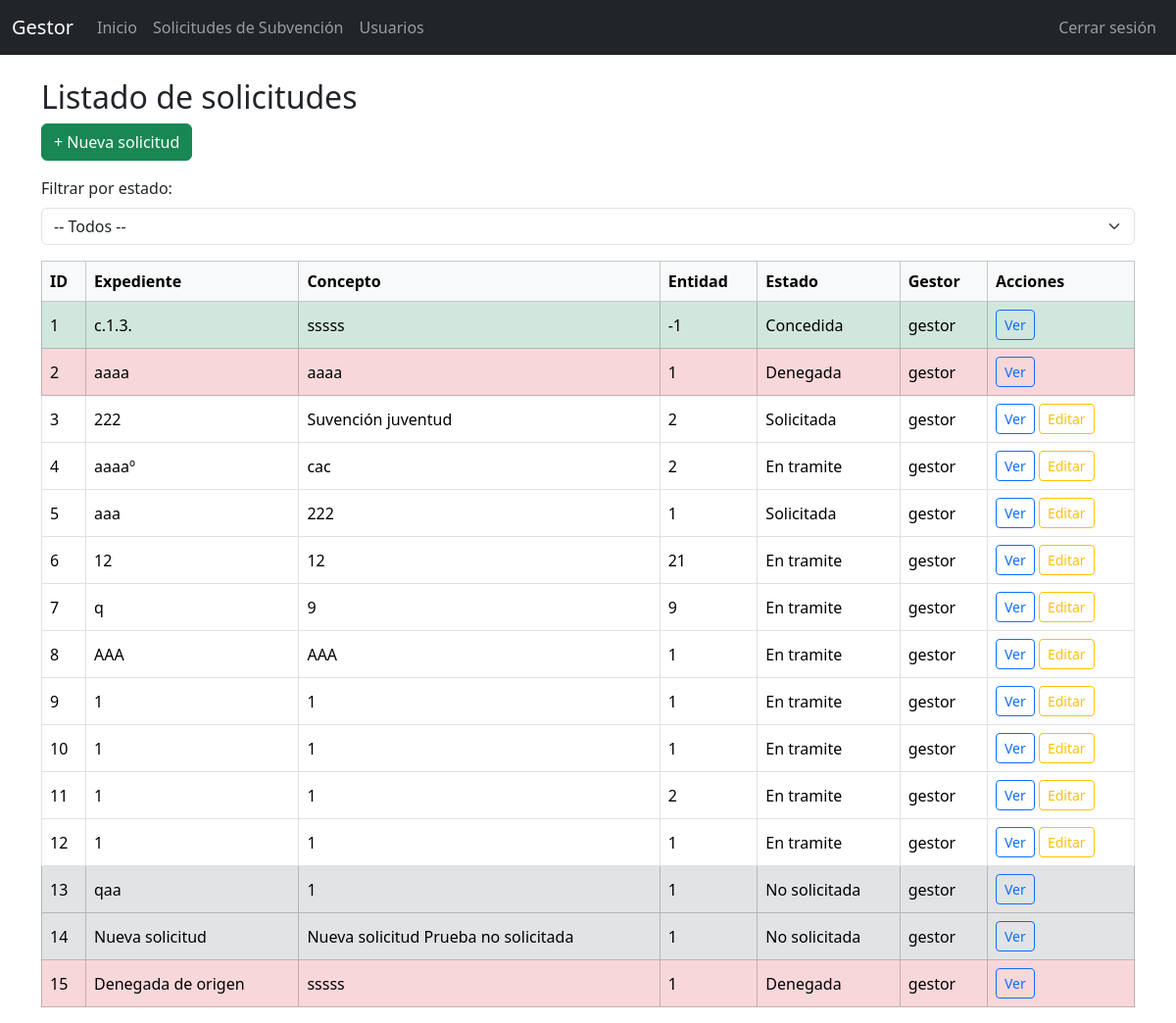
Page /solicitudes (signed in) on the earlier database version.
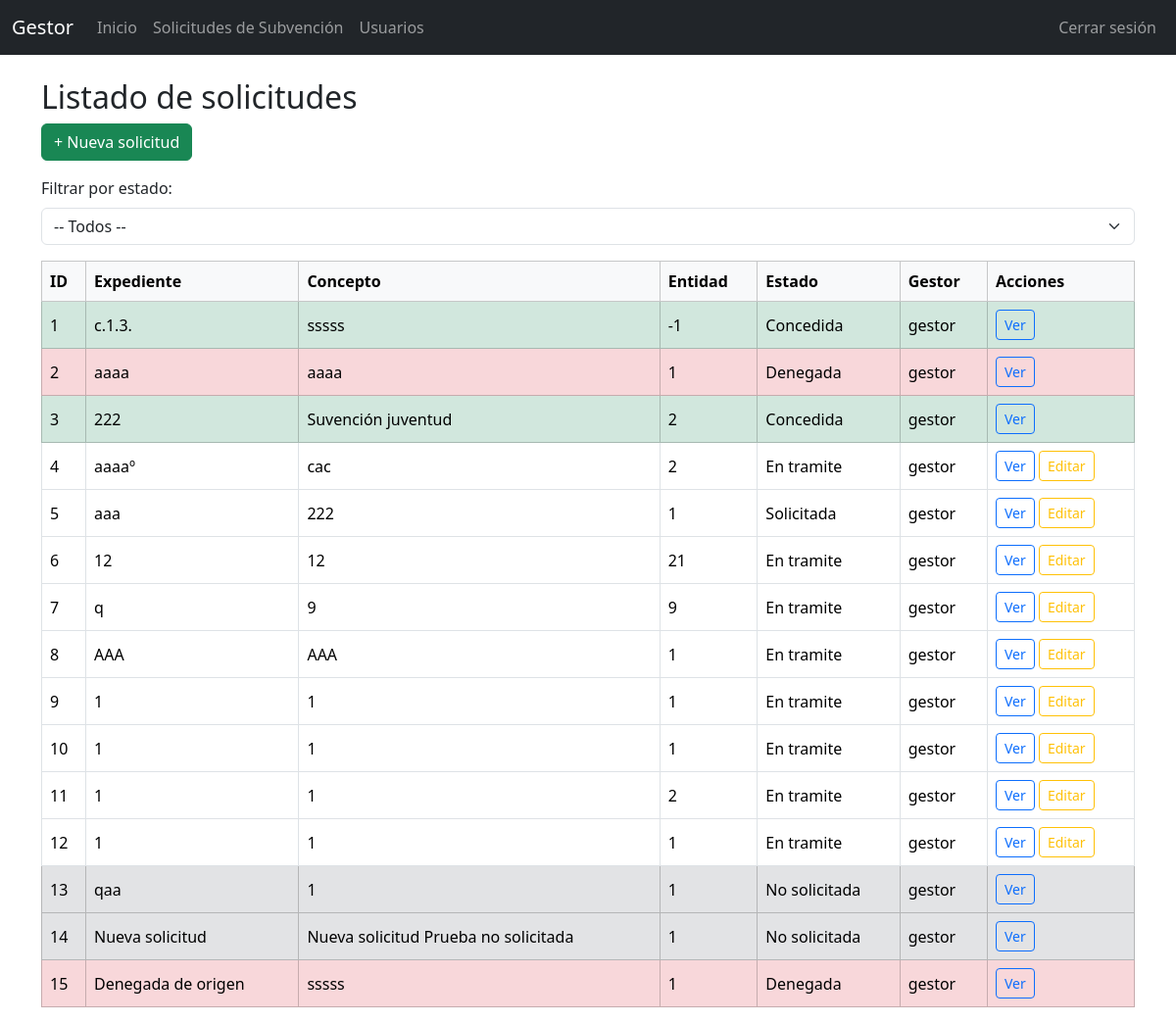
Same page on the later database version.
### app/models/solicitud_subvencion.py (models this page shows)
class SolicitudSubvencion(db.Model):
    __tablename__ = "solicitud_subvencion"
    id = db.Column(db.Integer, primary_key=True)
    expediente_opensea = db.Column(db.String(120), nullable=False)
    expediente_subvencion = db.Column(db.String(120), nullable=False)
    entidad_id = db.Column(db.Integer, db.ForeignKey('entidad.id'), nullable=False)
    concepto = db.Column(db.String(200), nullable=False)
    tipo_fondo = db.Column(
        db.Enum("Europeo", "Nacional", "Autonómico", "Provincial", "Otros",
                name="tipo_fondo_enum", validate_strings=True),
        nullable=False
    )
    importe_total = db.Column(db.Float)
    importe_subvencionado = db.Column(db.Float)
    fondos_propios = db.Column(db.Float)
    estado = db.Column(db.Enum(EstadoSolicitud, name="estado_solicitud", validate_strings=True),
                       nullable=False, default=EstadoSolicitud.EN_TRAMITE)
    motivo_no_solicitada = db.Column(db.String(255))  # Solo para estado no_solicitada
    motivo_denegada = db.Column(db.String(255))       # Solo si estado == denegada
    fecha_limite_presentacion = db.Column(db.Date, nullable=False)  # Fecha límite de presentación Obligatorio
    fecha_presentacion_solicitud = db.Column(db.Date)
    fecha_resolucion_provisional = db.Column(db.Date)
    fecha_resolucion_definitiva = db.Column(db.Date)
    gestor_responsable = db.Column(db.String(100))
    email_gestor = db.Column(db.String(120))
    doc_inicio_expediente = db.Column(db.Boolean, default=False)
    doc_informe_tecnico = db.Column(db.Boolean, default=False)
    doc_propuesta_jgl = db.Column(db.Boolean, default=False)
    doc_ficha_captacion = db.Column(db.Boolean, default=False)
    created_at = db.Column(db.DateTime, default=datetime.utcnow)
    observaciones = db.relationship(
    "ObservacionSolicitud",
     back_populates="solicitud",  # 👈 corrige aquí
    cascade="all, delete-orphan",
    lazy="dynamic"
    )
    historial = db.relationship(
    "HistorialSolicitud",
    back_populates="solicitud",
    cascade="all, delete-orphan"
    )

### app/routes/solicitudes.py (the view)
@solicitudes_bp.route("/solicitudes")
@login_required
def lista_solicitudes():
    estado_filtrado = request.args.get("estado")
    if estado_filtrado:
        solicitudes = SolicitudSubvencion.query.filter_by(estado=estado_filtrado).all()
    else:
        solicitudes = SolicitudSubvencion.query.all()
    return render_template("solicitudes/lista.html", solicitudes=solicitudes, estado_filtrado=estado_filtrado)

### app/models/user.py (called while the page is built)
    @property
    def is_active(self):
        return self.active

### app/templates/solicitudes/lista.html (shortened to what this page needs)
{% extends "base.html" %}
{% block content %}
<h2>Listado de solicitudes</h2>
<a href="{{ url_for('solicitudes.nueva_solicitud') }}" class="btn btn-success mb-3">
  + Nueva solicitud
</a>
<form method="get" class="mb-3">
  <label for="estado" class="form-label">Filtrar por estado:</label>
  <select name="estado" class="form-select" onchange="this.form.submit()">
    <option value="">-- Todos --</option>
  </select>
</form>
<table class="table table-bordered table-hover align-middle">
  <thead class="table-light">
    <tr>
      <th>ID</th>
      <th>Expediente</th>
      <th>Concepto</th>
      <th>Entidad</th>
      <th>Estado</th>
      <th>Gestor</th>
      <th>Acciones</th>
    </tr>
  </thead>
  <tbody>
    {% for s in solicitudes %}
      <tr class="
          {% if s.estado.value == 'concedida' %}table-success{% endif %}
          {% if s.estado.value == 'denegada' %}table-danger{% endif %}
          {% if s.estado.value == 'no_solicitada' %}table-secondary{% endif %}
      ">
        <td>{{ s.id }}</td>
        <td>{{ s.expediente_opensea }}</td>
        <td>{{ s.concepto }}</td>
        <td>{{ s.entidad_id }}</td>
        <td>{{ s.estado.value.replace('_', ' ') | capitalize }}</td>
        <td>{{ s.gestor_responsable or '—' }}</td>
        <td>
          <a href="{{ url_for('solicitudes.ver_solicitud', solicitud_id=s.id) }}" class="btn btn-sm btn-outline-primary">Ver</a>
          {% if s.estado.value not in ['concedida', 'denegada', 'no_solicitada'] %}
            <a href="{{ url_for('solicitudes.editar_solicitud', solicitud_id=s.id) }}" class="btn btn-sm btn-outline-warning">Editar</a>
          {% endif %}
        </td>
      </tr>
    {% else %}
      <tr><td colspan="7" class="text-center text-muted">No hay solicitudes registradas.</td></tr>
    {% endfor %}
  </tbody>
</table>
{% endblock %}

Differences in the rows shown:
changed SolicitudSubvencion "Suvención juventud": estado.value.replace "Solicitada" → "Concedida"; no longer shows "Editar"
